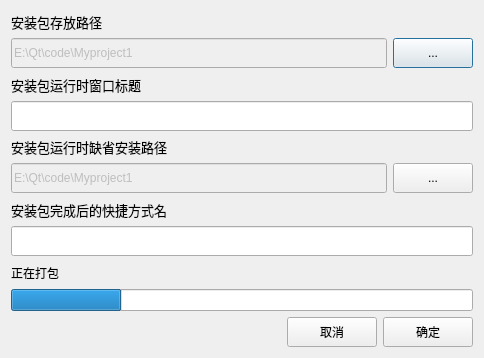
<?xml version="1.0" encoding="UTF-8"?>
<ui version="4.0">
 <class>PackageDialog</class>
 <widget class="QDialog" name="PackageDialog">
  <property name="geometry">
   <rect>
    <x>0</x>
    <y>0</y>
    <width>484</width>
    <height>358</height>
   </rect>
  </property>
  <property name="windowTitle">
   <string>Dialog</string>
  </property>
  <layout class="QVBoxLayout" name="verticalLayout">
   <item>
    <layout class="QVBoxLayout" name="verticalLayout_all">
     <item>
      <widget class="QLabel" name="label">
       <property name="font">
        <font>
         <pointsize>10</pointsize>
        </font>
       </property>
       <property name="text">
        <string>安装包存放路径</string>
       </property>
      </widget>
     </item>
     <item>
      <layout class="QHBoxLayout" name="horizontalLayout_5">
       <item>
        <widget class="QLineEdit" name="lineEditPath_savepath">
         <property name="enabled">
          <bool>false</bool>
         </property>
         <property name="minimumSize">
          <size>
           <width>0</width>
           <height>30</height>
          </size>
         </property>
         <property name="text">
          <string>E:\Qt\code\Myproject1</string>
         </property>
        </widget>
       </item>
       <item>
        <widget class="QPushButton" name="pushButtonPath_2">
         <property name="minimumSize">
          <size>
           <width>0</width>
           <height>30</height>
          </size>
         </property>
         <property name="text">
          <string>...</string>
         </property>
        </widget>
       </item>
      </layout>
     </item>
     <item>
      <widget class="QLabel" name="label_2">
       <property name="font">
        <font>
         <pointsize>10</pointsize>
        </font>
       </property>
       <property name="text">
        <string>安装包运行时窗口标题</string>
       </property>
      </widget>
     </item>
     <item>
      <widget class="QLineEdit" name="lineEditTitle">
       <property name="minimumSize">
        <size>
         <width>0</width>
         <height>30</height>
        </size>
       </property>
       <property name="text">
        <string/>
       </property>
      </widget>
     </item>
     <item>
      <widget class="QLabel" name="label_3">
       <property name="font">
        <font>
         <pointsize>10</pointsize>
        </font>
       </property>
       <property name="text">
        <string>安装包运行时缺省安装路径</string>
       </property>
      </widget>
     </item>
     <item>
      <layout class="QHBoxLayout" name="horizontalLayout_2">
       <item>
        <widget class="QLineEdit" name="lineEditPath">
         <property name="enabled">
          <bool>false</bool>
         </property>
         <property name="minimumSize">
          <size>
           <width>0</width>
           <height>30</height>
          </size>
         </property>
         <property name="text">
          <string>E:\Qt\code\Myproject1</string>
         </property>
        </widget>
       </item>
       <item>
        <widget class="QPushButton" name="pushButtonPath">
         <property name="minimumSize">
          <size>
           <width>0</width>
           <height>30</height>
          </size>
         </property>
         <property name="text">
          <string>...</string>
         </property>
        </widget>
       </item>
      </layout>
     </item>
     <item>
      <widget class="QLabel" name="label_7">
       <property name="font">
        <font>
         <pointsize>10</pointsize>
        </font>
       </property>
       <property name="text">
        <string>安装包完成后的快捷方式名</string>
       </property>
      </widget>
     </item>
     <item>
      <widget class="QLineEdit" name="lineEdit_defaultPath">
       <property name="minimumSize">
        <size>
         <width>0</width>
         <height>30</height>
        </size>
       </property>
       <property name="text">
        <string/>
       </property>
      </widget>
     </item>
     <item>
      <widget class="QLabel" name="label_4">
       <property name="text">
        <string>正在打包</string>
       </property>
      </widget>
     </item>
     <item>
      <widget class="QProgressBar" name="progressBar">
       <property name="value">
        <number>24</number>
       </property>
       <property name="textVisible">
        <bool>false</bool>
       </property>
       <property name="invertedAppearance">
        <bool>false</bool>
       </property>
      </widget>
     </item>
     <item>
      <layout class="QHBoxLayout" name="horizontalLayout_3">
       <item>
        <spacer name="horizontalSpacer">
         <property name="orientation">
          <enum>Qt::Horizontal</enum>
         </property>
         <property name="sizeHint" stdset="0">
          <size>
           <width>40</width>
           <height>20</height>
          </size>
         </property>
        </spacer>
       </item>
       <item>
        <widget class="QPushButton" name="pushButton_Cancel">
         <property name="minimumSize">
          <size>
           <width>90</width>
           <height>30</height>
          </size>
         </property>
         <property name="text">
          <string>取消</string>
         </property>
        </widget>
       </item>
       <item>
        <widget class="QPushButton" name="pushButton_Ok">
         <property name="minimumSize">
          <size>
           <width>90</width>
           <height>30</height>
          </size>
         </property>
         <property name="text">
          <string>确定</string>
         </property>
        </widget>
       </item>
      </layout>
     </item>
    </layout>
   </item>
  </layout>
 </widget>
 <resources/>
 <connections/>
</ui>
